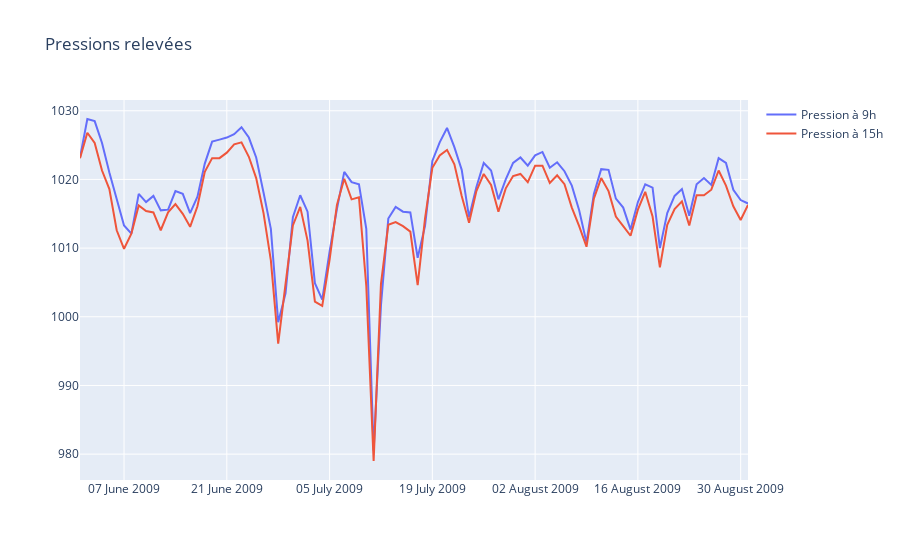

Source (notebook cell):
### Code cell
import plotly.graph_objects as go



fig = go.Figure(go.Scatter( x = df_hist_tmp['Date'],
    y = df_hist_tmp['Pressure9am'], 
    name = "Pression à 9h"))

fig = fig.add_trace(go.Scatter( x = df_hist_tmp['Date'],
    y = df_hist_tmp['Pressure3pm'],
    name = "Pression à 15h"))

fig.update_layout(
    title = 'Pressions relevées',
    xaxis_tickformat = '%d %B %Y'
)

fig.show()
